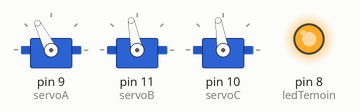
The sketch below on a simulated Arduino Uno, built with avr-gcc and run on an emulated ATmega328P. Shown: 3 × servo, output pins drawn as LEDs (lit = HIGH).

Above: at 0.85 s.
At 1.45 s:
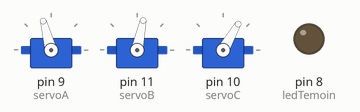
At 1.95 s:
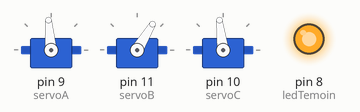
At 3.15 s:
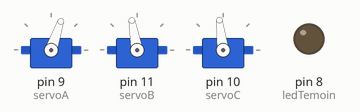
At 4.3 s:
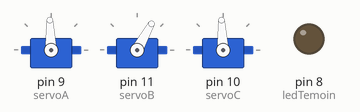
At 5.45 s:
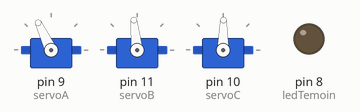
Timing chart, 0 to 7.0 s (numbered marks = the images above):
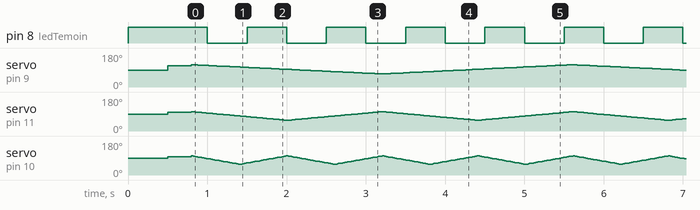

Measured:
- by itself, pin 8 (ledTemoin): alternates HIGH for 0.50 s and LOW for 0.50 s

The sketch:

harmonic_slow.ino
```cpp
#include <Servo.h>

Servo servoA;
Servo servoB;
Servo servoC;

int ledTemoin = 8;
float angleA = 40;
float angleB = 40;
float angleC = 40;

float speedA = 0.03;   // deg per millisecond
float speedB = 0.06;
float speedC = 0.12;

bool AGoUp = true;
bool BGoUp = true;
bool CGoUp = true;


void setup() {
  // put your setup code here, to run once:

  pinMode(ledTemoin, OUTPUT); // led temoin
  digitalWrite(ledTemoin,HIGH);
  servoA.attach(9);     //servo A
  servoB.attach(11);    //servo B
  servoC.attach(10);    //servo C
  delay(500);
  servoA.writeMicroseconds((-2160+1260)*float(45)/90 + 2160);
  servoB.writeMicroseconds((-1975+1130)*float(45)/90 + 1975);
  servoC.writeMicroseconds((-1955+1130)*float(45)/90 + 1955);

  delay(300);

}

void loop() {
  digitalWrite(ledTemoin , millis() / 500 % 2 ); // blink led

  servoA.writeMicroseconds((-2160+1260)*float(angleA)/90 + 2160);
  servoB.writeMicroseconds((-1975+1130)*float(angleB)/90 + 1975);
  servoC.writeMicroseconds((-1955+1130)*float(angleC)/90 + 1955);

  if(angleA >= 90){
    AGoUp = false;
  }if(angleA <= 40){
    AGoUp = true;
  }


  if(angleB >= 90){
    BGoUp = false;
  }if(angleB <= 40){
    BGoUp = true;
  }


  if(angleC >= 90){
    CGoUp = false;
  }if(angleC <= 40){
    CGoUp = true;
  }


  if(AGoUp == true){
    angleA += speedA;
  }else{
    angleA -= speedA;
  }

  if(BGoUp == true){
    angleB += speedB;
  }else{
    angleB -= speedB;
  }

  if(CGoUp == true){
    angleC += speedC;
  }else{
    angleC -= speedC;
  }


  delay(1);
}
```
